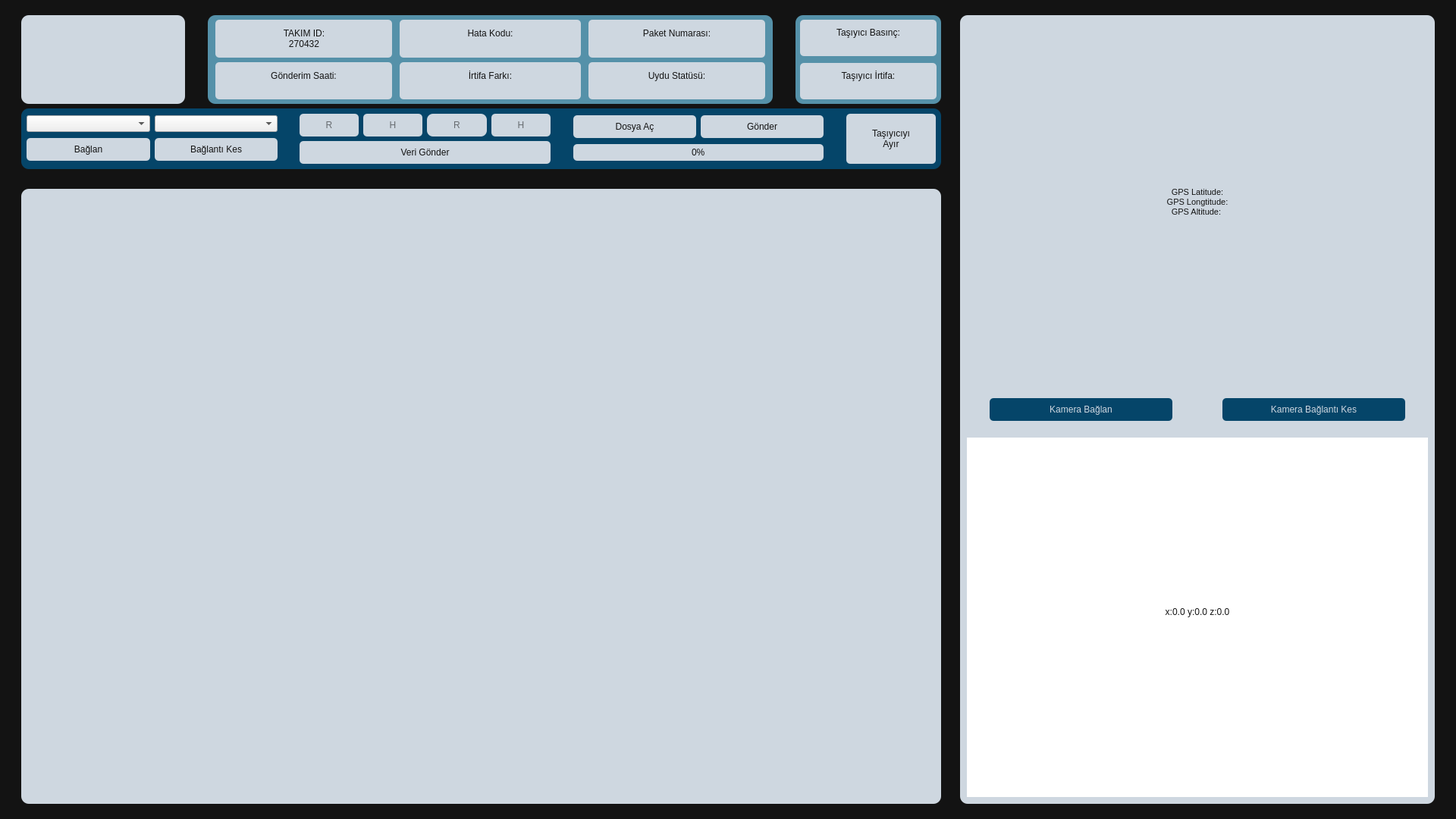
<?xml version="1.0" encoding="UTF-8"?>
<ui version="4.0">
 <class>MainWindow</class>
 <widget class="QMainWindow" name="MainWindow">
  <property name="geometry">
   <rect>
    <x>0</x>
    <y>0</y>
    <width>1920</width>
    <height>1080</height>
   </rect>
  </property>
  <property name="windowTitle">
   <string>MainWindow</string>
  </property>
  <property name="styleSheet">
   <string notr="true"/>
  </property>
  <widget class="QWidget" name="centralwidget">
   <property name="styleSheet">
    <string notr="true">#centralwidget{
background-color: rgb(19, 19, 19);

}

</string>
   </property>
   <layout class="QGridLayout" name="gridLayout_2" rowstretch="1,98,1" columnstretch="1,64,1,33,1" rowminimumheight="0,0,0" columnminimumwidth="0,0,0,0,0">
    <item row="2" column="1">
     <spacer name="verticalSpacer_6">
      <property name="orientation">
       <enum>Qt::Vertical</enum>
      </property>
      <property name="sizeHint" stdset="0">
       <size>
        <width>20</width>
        <height>40</height>
       </size>
      </property>
     </spacer>
    </item>
    <item row="1" column="0">
     <spacer name="horizontalSpacer_6">
      <property name="orientation">
       <enum>Qt::Horizontal</enum>
      </property>
      <property name="sizeHint" stdset="0">
       <size>
        <width>40</width>
        <height>20</height>
       </size>
      </property>
     </spacer>
    </item>
    <item row="1" column="2">
     <spacer name="horizontalSpacer">
      <property name="orientation">
       <enum>Qt::Horizontal</enum>
      </property>
      <property name="sizeHint" stdset="0">
       <size>
        <width>40</width>
        <height>20</height>
       </size>
      </property>
     </spacer>
    </item>
    <item row="1" column="4">
     <spacer name="horizontalSpacer_7">
      <property name="orientation">
       <enum>Qt::Horizontal</enum>
      </property>
      <property name="sizeHint" stdset="0">
       <size>
        <width>40</width>
        <height>20</height>
       </size>
      </property>
     </spacer>
    </item>
    <item row="0" column="1">
     <spacer name="verticalSpacer_5">
      <property name="orientation">
       <enum>Qt::Vertical</enum>
      </property>
      <property name="sizeHint" stdset="0">
       <size>
        <width>20</width>
        <height>40</height>
       </size>
      </property>
     </spacer>
    </item>
    <item row="1" column="3">
     <widget class="QFrame" name="frame_2">
      <property name="styleSheet">
       <string notr="true">#frame_2 {
background-color: rgb(206, 215, 224);
border-radius : 10px;
}</string>
      </property>
      <layout class="QVBoxLayout" name="verticalLayout_2" stretch="30,1,38,1,30">
       <item>
        <layout class="QVBoxLayout" name="verticalGPS" stretch="80,20">
         <item>
          <layout class="QVBoxLayout" name="verticalLayoutGPS"/>
         </item>
         <item>
          <widget class="QLabel" name="labelGPS">
           <property name="font">
            <font>
             <family>MS Shell Dlg 2</family>
             <pointsize>8</pointsize>
            </font>
           </property>
           <property name="styleSheet">
            <string notr="true">color: rgb(19, 19, 19);</string>
           </property>
           <property name="text">
            <string>GPS Latitude:
GPS Longtitude:
GPS Altitude: </string>
           </property>
           <property name="alignment">
            <set>Qt::AlignCenter</set>
           </property>
          </widget>
         </item>
        </layout>
       </item>
       <item>
        <spacer name="verticalSpacer_2">
         <property name="orientation">
          <enum>Qt::Vertical</enum>
         </property>
         <property name="sizeHint" stdset="0">
          <size>
           <width>17</width>
           <height>13</height>
          </size>
         </property>
        </spacer>
       </item>
       <item>
        <layout class="QVBoxLayout" name="verticalLayout_1" stretch="90,10">
         <property name="sizeConstraint">
          <enum>QLayout::SetMaximumSize</enum>
         </property>
         <item>
          <layout class="QVBoxLayout" name="verticalLayout"/>
         </item>
         <item>
          <layout class="QHBoxLayout" name="horizontalLayout_3" stretch="5,40,10,40,5">
           <item>
            <spacer name="horizontalSpacer_10">
             <property name="orientation">
              <enum>Qt::Horizontal</enum>
             </property>
             <property name="sizeHint" stdset="0">
              <size>
               <width>40</width>
               <height>20</height>
              </size>
             </property>
            </spacer>
           </item>
           <item>
            <widget class="QPushButton" name="pushButton">
             <property name="styleSheet">
              <string notr="true">background-color: rgb(5, 69, 105);
color: rgb(206, 215, 224);
min-height: 30px;
min-width: 80px;
border-radius: 5px;</string>
             </property>
             <property name="text">
              <string>Kamera Bağlan</string>
             </property>
            </widget>
           </item>
           <item>
            <spacer name="horizontalSpacer_9">
             <property name="orientation">
              <enum>Qt::Horizontal</enum>
             </property>
             <property name="sizeHint" stdset="0">
              <size>
               <width>40</width>
               <height>20</height>
              </size>
             </property>
            </spacer>
           </item>
           <item>
            <widget class="QPushButton" name="pushButton_2">
             <property name="styleSheet">
              <string notr="true">background-color: rgb(5, 69, 105);
color: rgb(206, 215, 224);
min-height: 30px;
min-width: 80px;
border-radius: 5px;</string>
             </property>
             <property name="text">
              <string>Kamera Bağlantı Kes</string>
             </property>
            </widget>
           </item>
           <item>
            <spacer name="horizontalSpacer_11">
             <property name="orientation">
              <enum>Qt::Horizontal</enum>
             </property>
             <property name="sizeHint" stdset="0">
              <size>
               <width>40</width>
               <height>20</height>
              </size>
             </property>
            </spacer>
           </item>
          </layout>
         </item>
        </layout>
       </item>
       <item>
        <spacer name="verticalSpacer">
         <property name="orientation">
          <enum>Qt::Vertical</enum>
         </property>
         <property name="sizeHint" stdset="0">
          <size>
           <width>17</width>
           <height>13</height>
          </size>
         </property>
        </spacer>
       </item>
       <item>
        <widget class="QFrame" name="verticalFrame">
         <property name="styleSheet">
          <string notr="true">background-color: rgb(255, 255, 255);</string>
         </property>
         <layout class="QVBoxLayout" name="verticalLayoutGyro_5" stretch="85,15">
          <item>
           <layout class="QVBoxLayout" name="verticalLayoutGyro"/>
          </item>
          <item>
           <layout class="QVBoxLayout" name="verticalLayoutLabel">
            <item>
             <widget class="QLabel" name="labelGyro">
              <property name="styleSheet">
               <string notr="true">color: rgb(19, 19, 19);</string>
              </property>
              <property name="text">
               <string>x:0.0	y:0.0	z:0.0
</string>
              </property>
              <property name="alignment">
               <set>Qt::AlignCenter</set>
              </property>
             </widget>
            </item>
           </layout>
          </item>
         </layout>
        </widget>
       </item>
      </layout>
     </widget>
    </item>
    <item row="1" column="1">
     <layout class="QVBoxLayout" name="verticalLayout_4" stretch="18,2,80">
      <item>
       <layout class="QVBoxLayout" name="verticalLayout_5" stretch="50,1,50">
        <item>
         <layout class="QHBoxLayout" name="horizontalLayout" stretch="18,2,62,2,16">
          <item>
           <widget class="QFrame" name="gridFrame">
            <property name="styleSheet">
             <string notr="true">border-radius: 10px;
background-color: rgb(206, 215, 224);
</string>
            </property>
            <layout class="QGridLayout" name="gridLayout" rowstretch="2,96,2" columnstretch="2,96,2">
             <item row="0" column="1">
              <spacer name="verticalSpacer_7">
               <property name="orientation">
                <enum>Qt::Vertical</enum>
               </property>
               <property name="sizeHint" stdset="0">
                <size>
                 <width>20</width>
                 <height>40</height>
                </size>
               </property>
              </spacer>
             </item>
             <item row="2" column="1">
              <spacer name="verticalSpacer_9">
               <property name="orientation">
                <enum>Qt::Vertical</enum>
               </property>
               <property name="sizeHint" stdset="0">
                <size>
                 <width>20</width>
                 <height>40</height>
                </size>
               </property>
              </spacer>
             </item>
             <item row="1" column="0">
              <spacer name="horizontalSpacer_3">
               <property name="orientation">
                <enum>Qt::Horizontal</enum>
               </property>
               <property name="sizeHint" stdset="0">
                <size>
                 <width>40</width>
                 <height>20</height>
                </size>
               </property>
              </spacer>
             </item>
             <item row="1" column="1">
              <widget class="QFrame" name="verticalFrame_2">
               <property name="sizePolicy">
                <sizepolicy hsizetype="Expanding" vsizetype="Preferred">
                 <horstretch>0</horstretch>
                 <verstretch>0</verstretch>
                </sizepolicy>
               </property>
               <property name="styleSheet">
                <string notr="true">border-image: url(:/TeamImuTogay/logo.jpg);
color: rgb(19, 19, 19);
border-radius: 5px;
</string>
               </property>
               <layout class="QVBoxLayout" name="verticalLayout_6">
                <property name="leftMargin">
                 <number>10</number>
                </property>
                <property name="topMargin">
                 <number>10</number>
                </property>
                <property name="rightMargin">
                 <number>10</number>
                </property>
                <property name="bottomMargin">
                 <number>10</number>
                </property>
               </layout>
              </widget>
             </item>
             <item row="1" column="2">
              <spacer name="horizontalSpacer_4">
               <property name="orientation">
                <enum>Qt::Horizontal</enum>
               </property>
               <property name="sizeHint" stdset="0">
                <size>
                 <width>40</width>
                 <height>20</height>
                </size>
               </property>
              </spacer>
             </item>
            </layout>
           </widget>
          </item>
          <item>
           <spacer name="horizontalSpacer_2">
            <property name="orientation">
             <enum>Qt::Horizontal</enum>
            </property>
            <property name="sizeHint" stdset="0">
             <size>
              <width>40</width>
              <height>20</height>
             </size>
            </property>
           </spacer>
          </item>
          <item>
           <widget class="QFrame" name="verticalFrame_3">
            <property name="styleSheet">
             <string notr="true">#verticalFrame_3 {
background-color: rgb(85, 145, 169);
border-radius : 10px;
}</string>
            </property>
            <layout class="QVBoxLayout" name="verticalLayout_7">
             <property name="spacing">
              <number>0</number>
             </property>
             <property name="leftMargin">
              <number>0</number>
             </property>
             <property name="topMargin">
              <number>0</number>
             </property>
             <property name="rightMargin">
              <number>0</number>
             </property>
             <property name="bottomMargin">
              <number>0</number>
             </property>
             <item>
              <layout class="QGridLayout" name="gridLayout_3">
               <item row="1" column="0">
                <layout class="QVBoxLayout" name="verticalLayout_9">
                 <property name="leftMargin">
                  <number>10</number>
                 </property>
                 <property name="topMargin">
                  <number>3</number>
                 </property>
                 <property name="rightMargin">
                  <number>5</number>
                 </property>
                 <property name="bottomMargin">
                  <number>6</number>
                 </property>
                 <item>
                  <widget class="QFrame" name="verticalFrame_31">
                   <property name="styleSheet">
                    <string notr="true">background-color: rgb(206, 215, 224);
color: rgb(19, 19, 19);
border-radius: 5px;</string>
                   </property>
                   <layout class="QVBoxLayout" name="verticalLayout_52">
                    <property name="leftMargin">
                     <number>10</number>
                    </property>
                    <property name="topMargin">
                     <number>10</number>
                    </property>
                    <property name="rightMargin">
                     <number>10</number>
                    </property>
                    <property name="bottomMargin">
                     <number>10</number>
                    </property>
                    <item>
                     <widget class="QLabel" name="labelGondermeSaati">
                      <property name="styleSheet">
                       <string notr="true">color: rgb(19, 19, 19);</string>
                      </property>
                      <property name="frameShadow">
                       <enum>QFrame::Sunken</enum>
                      </property>
                      <property name="text">
                       <string>Gönderim Saati: 
</string>
                      </property>
                      <property name="alignment">
                       <set>Qt::AlignCenter</set>
                      </property>
                     </widget>
                    </item>
                   </layout>
                  </widget>
                 </item>
                </layout>
               </item>
               <item row="0" column="2">
                <layout class="QVBoxLayout" name="verticalLayout_22">
                 <property name="leftMargin">
                  <number>5</number>
                 </property>
                 <property name="topMargin">
                  <number>6</number>
                 </property>
                 <property name="rightMargin">
                  <number>10</number>
                 </property>
                 <property name="bottomMargin">
                  <number>3</number>
                 </property>
                 <item>
                  <widget class="QFrame" name="verticalFrame_34">
                   <property name="styleSheet">
                    <string notr="true">background-color: rgb(206, 215, 224);
color: rgb(19, 19, 19);
border-radius: 5px;</string>
                   </property>
                   <layout class="QVBoxLayout" name="verticalLayout_55">
                    <property name="leftMargin">
                     <number>10</number>
                    </property>
                    <property name="topMargin">
                     <number>10</number>
                    </property>
                    <property name="rightMargin">
                     <number>10</number>
                    </property>
                    <property name="bottomMargin">
                     <number>10</number>
                    </property>
                    <item>
                     <widget class="QLabel" name="labelPaketNumarasi">
                      <property name="styleSheet">
                       <string notr="true">color: rgb(19, 19, 19);</string>
                      </property>
                      <property name="frameShadow">
                       <enum>QFrame::Sunken</enum>
                      </property>
                      <property name="text">
                       <string>Paket Numarası:
</string>
                      </property>
                      <property name="alignment">
                       <set>Qt::AlignCenter</set>
                      </property>
                     </widget>
                    </item>
                   </layout>
                  </widget>
                 </item>
                </layout>
               </item>
               <item row="0" column="1">
                <layout class="QVBoxLayout" name="verticalLayout_23">
                 <property name="spacing">
                  <number>4</number>
                 </property>
                 <property name="leftMargin">
                  <number>5</number>
                 </property>
                 <property name="topMargin">
                  <number>6</number>
                 </property>
                 <property name="rightMargin">
                  <number>5</number>
                 </property>
                 <property name="bottomMargin">
                  <number>3</number>
                 </property>
                 <item>
                  <widget class="QFrame" name="verticalFrame_32">
                   <property name="styleSheet">
                    <string notr="true">background-color: rgb(206, 215, 224);
color: rgb(19, 19, 19);
border-radius: 5px;</string>
                   </property>
                   <layout class="QVBoxLayout" name="verticalLayout_53">
                    <property name="leftMargin">
                     <number>10</number>
                    </property>
                    <property name="topMargin">
                     <number>10</number>
                    </property>
                    <property name="rightMargin">
                     <number>10</number>
                    </property>
                    <property name="bottomMargin">
                     <number>10</number>
                    </property>
                    <item>
                     <widget class="QLabel" name="labelHataKodu">
                      <property name="text">
                       <string>Hata Kodu:
</string>
                      </property>
                      <property name="alignment">
                       <set>Qt::AlignCenter</set>
                      </property>
                     </widget>
                    </item>
                   </layout>
                  </widget>
                 </item>
                </layout>
               </item>
               <item row="1" column="2">
                <layout class="QVBoxLayout" name="verticalLayout_57">
                 <property name="leftMargin">
                  <number>5</number>
                 </property>
                 <property name="topMargin">
                  <number>3</number>
                 </property>
                 <property name="rightMargin">
                  <number>10</number>
                 </property>
                 <property name="bottomMargin">
                  <number>6</number>
                 </property>
                 <item>
                  <widget class="QFrame" name="verticalFrame_35">
                   <property name="styleSheet">
                    <string notr="true">background-color: rgb(206, 215, 224);
color: rgb(19, 19, 19);
border-radius: 5px;
</string>
                   </property>
                   <layout class="QVBoxLayout" name="verticalLayout_56">
                    <property name="leftMargin">
                     <number>10</number>
                    </property>
                    <property name="topMargin">
                     <number>10</number>
                    </property>
                    <property name="rightMargin">
                     <number>10</number>
                    </property>
                    <property name="bottomMargin">
                     <number>10</number>
                    </property>
                    <item>
                     <widget class="QLabel" name="labelUyduStatusu">
                      <property name="text">
                       <string>Uydu Statüsü:
</string>
                      </property>
                      <property name="alignment">
                       <set>Qt::AlignCenter</set>
                      </property>
                     </widget>
                    </item>
                   </layout>
                  </widget>
                 </item>
                </layout>
               </item>
               <item row="0" column="0">
                <layout class="QVBoxLayout" name="verticalLayout_58">
                 <property name="spacing">
                  <number>4</number>
                 </property>
                 <property name="leftMargin">
                  <number>10</number>
                 </property>
                 <property name="topMargin">
                  <number>6</number>
                 </property>
                 <property name="rightMargin">
                  <number>5</number>
                 </property>
                 <property name="bottomMargin">
                  <number>3</number>
                 </property>
                 <item>
                  <widget class="QFrame" name="verticalFrame_8">
                   <property name="styleSheet">
                    <string notr="true">background-color: rgb(206, 215, 224);
color: rgb(19, 19, 19);
border-radius: 5px;</string>
                   </property>
                   <layout class="QVBoxLayout" name="verticalLayout_51">
                    <property name="leftMargin">
                     <number>10</number>
                    </property>
                    <item>
                     <widget class="QLabel" name="labelTakmID">
                      <property name="maximumSize">
                       <size>
                        <width>16777215</width>
                        <height>16777213</height>
                       </size>
                      </property>
                      <property name="styleSheet">
                       <string notr="true">color: rgb(19, 19, 19);</string>
                      </property>
                      <property name="text">
                       <string>TAKIM ID:
270432</string>
                      </property>
                      <property name="alignment">
                       <set>Qt::AlignCenter</set>
                      </property>
                     </widget>
                    </item>
                   </layout>
                  </widget>
                 </item>
                </layout>
               </item>
               <item row="1" column="1">
                <layout class="QVBoxLayout" name="verticalLayout_59">
                 <property name="leftMargin">
                  <number>5</number>
                 </property>
                 <property name="topMargin">
                  <number>3</number>
                 </property>
                 <property name="rightMargin">
                  <number>5</number>
                 </property>
                 <property name="bottomMargin">
                  <number>6</number>
                 </property>
                 <item>
                  <widget class="QFrame" name="verticalFrame_33">
                   <property name="styleSheet">
                    <string notr="true">background-color: rgb(206, 215, 224);
color: rgb(19, 19, 19);
border-radius: 5px;</string>
                   </property>
                   <layout class="QVBoxLayout" name="verticalLayout_54">
                    <property name="leftMargin">
                     <number>10</number>
                    </property>
                    <property name="topMargin">
                     <number>10</number>
                    </property>
                    <property name="rightMargin">
                     <number>10</number>
                    </property>
                    <property name="bottomMargin">
                     <number>10</number>
                    </property>
                    <item>
                     <widget class="QLabel" name="labelIrtifaFarki">
                      <property name="text">
                       <string>İrtifa Farkı:
</string>
                      </property>
                      <property name="alignment">
                       <set>Qt::AlignCenter</set>
                      </property>
                     </widget>
                    </item>
                   </layout>
                  </widget>
                 </item>
                </layout>
               </item>
              </layout>
             </item>
            </layout>
           </widget>
          </item>
          <item>
           <spacer name="horizontalSpacer_5">
            <property name="orientation">
             <enum>Qt::Horizontal</enum>
            </property>
            <property name="sizeHint" stdset="0">
             <size>
              <width>40</width>
              <height>20</height>
             </size>
            </property>
           </spacer>
          </item>
          <item>
           <widget class="QFrame" name="verticalFrame_4">
            <property name="styleSheet">
             <string notr="true">#verticalFrame_4 {
background-color: rgb(85, 145, 169);
border-radius : 10px;
}</string>
            </property>
            <layout class="QVBoxLayout" name="verticalLayout_8" stretch="6,41,6,41,6">
             <property name="leftMargin">
              <number>0</number>
             </property>
             <property name="topMargin">
              <number>0</number>
             </property>
             <property name="rightMargin">
              <number>0</number>
             </property>
             <property name="bottomMargin">
              <number>0</number>
             </property>
             <item>
              <spacer name="verticalSpacer_10">
               <property name="orientation">
                <enum>Qt::Vertical</enum>
               </property>
               <property name="sizeHint" stdset="0">
                <size>
                 <width>20</width>
                 <height>40</height>
                </size>
               </property>
              </spacer>
             </item>
             <item>
              <layout class="QVBoxLayout" name="verticalLayout_10">
               <property name="leftMargin">
                <number>6</number>
               </property>
               <property name="topMargin">
                <number>6</number>
               </property>
               <property name="rightMargin">
                <number>6</number>
               </property>
               <property name="bottomMargin">
                <number>3</number>
               </property>
               <item>
                <widget class="QFrame" name="verticalFrame_36">
                 <property name="styleSheet">
                  <string notr="true">background-color: rgb(206, 215, 224);
color: rgb(19, 19, 19);
border-radius: 5px;</string>
                 </property>
                 <layout class="QVBoxLayout" name="verticalLayout_60">
                  <property name="leftMargin">
                   <number>10</number>
                  </property>
                  <property name="topMargin">
                   <number>10</number>
                  </property>
                  <property name="rightMargin">
                   <number>10</number>
                  </property>
                  <property name="bottomMargin">
                   <number>10</number>
                  </property>
                  <item>
                   <widget class="QLabel" name="labelTasiyicibasinc">
                    <property name="styleSheet">
                     <string notr="true">color: rgb(19, 19, 19);</string>
                    </property>
                    <property name="frameShadow">
                     <enum>QFrame::Sunken</enum>
                    </property>
                    <property name="text">
                     <string>Taşıyıcı Basınç: 
</string>
                    </property>
                    <property name="alignment">
                     <set>Qt::AlignCenter</set>
                    </property>
                   </widget>
                  </item>
                 </layout>
                </widget>
               </item>
              </layout>
             </item>
             <item>
              <spacer name="verticalSpacer_11">
               <property name="orientation">
                <enum>Qt::Vertical</enum>
               </property>
               <property name="sizeHint" stdset="0">
                <size>
                 <width>20</width>
                 <height>40</height>
                </size>
               </property>
              </spacer>
             </item>
             <item>
              <layout class="QVBoxLayout" name="verticalLayout_24">
               <property name="leftMargin">
                <number>6</number>
               </property>
               <property name="topMargin">
                <number>0</number>
               </property>
               <property name="rightMargin">
                <number>6</number>
               </property>
               <property name="bottomMargin">
                <number>6</number>
               </property>
               <item>
                <widget class="QFrame" name="verticalFrame_37">
                 <property name="styleSheet">
                  <string notr="true">background-color: rgb(206, 215, 224);
color: rgb(19, 19, 19);
border-radius: 5px;</string>
                 </property>
                 <layout class="QVBoxLayout" name="verticalLayout_61">
                  <property name="leftMargin">
                   <number>10</number>
                  </property>
                  <property name="topMargin">
                   <number>10</number>
                  </property>
                  <property name="rightMargin">
                   <number>10</number>
                  </property>
                  <property name="bottomMargin">
                   <number>10</number>
                  </property>
                  <item>
                   <widget class="QLabel" name="labelTasiyciYukseklik">
                    <property name="styleSheet">
                     <string notr="true">color: rgb(19, 19, 19);</string>
                    </property>
                    <property name="frameShadow">
                     <enum>QFrame::Sunken</enum>
                    </property>
                    <property name="text">
                     <string>Taşıyıcı İrtifa: 
</string>
                    </property>
                    <property name="alignment">
                     <set>Qt::AlignCenter</set>
                    </property>
                   </widget>
                  </item>
                 </layout>
                </widget>
               </item>
              </layout>
             </item>
             <item>
              <spacer name="verticalSpacer_12">
               <property name="orientation">
                <enum>Qt::Vertical</enum>
               </property>
               <property name="sizeHint" stdset="0">
                <size>
                 <width>20</width>
                 <height>40</height>
                </size>
               </property>
              </spacer>
             </item>
            </layout>
           </widget>
          </item>
         </layout>
        </item>
        <item>
         <spacer name="verticalSpacer_13">
          <property name="orientation">
           <enum>Qt::Vertical</enum>
          </property>
          <property name="sizeHint" stdset="0">
           <size>
            <width>20</width>
            <height>40</height>
           </size>
          </property>
         </spacer>
        </item>
        <item>
         <layout class="QHBoxLayout" name="horizontalLayout_2">
          <item>
           <widget class="QFrame" name="horizontalframe_2">
            <property name="styleSheet">
             <string notr="true">#horizontalframe_2 { 
border-radius: 10px;
background-color: rgb(5, 69, 105);
}</string>
            </property>
            <layout class="QHBoxLayout" name="horizontalLayout_28" stretch="0">
             <property name="leftMargin">
              <number>7</number>
             </property>
             <property name="topMargin">
              <number>7</number>
             </property>
             <property name="rightMargin">
              <number>7</number>
             </property>
             <property name="bottomMargin">
              <number>7</number>
             </property>
             <item>
              <layout class="QHBoxLayout" name="horizontalLayout_29" stretch="28,2,28,2,28,2,10">
               <item>
                <layout class="QVBoxLayout" name="verticalLayout_20">
                 <item>
                  <layout class="QHBoxLayout" name="horizontalLayout_30">
                   <item>
                    <widget class="QComboBox" name="comboBoxPort">
                     <property name="sizePolicy">
                      <sizepolicy hsizetype="MinimumExpanding" vsizetype="Fixed">
                       <horstretch>0</horstretch>
                       <verstretch>0</verstretch>
                      </sizepolicy>
                     </property>
                     <property name="font">
                      <font>
                       <family>Segoe UI</family>
                      </font>
                     </property>
                     <property name="styleSheet">
                      <string notr="true">border-radius: 5px;
min-height: 30px;
background-color: rgb(206, 215, 224);
QComboBox::item {
background-color: rgb(206, 215, 224);
	color: rgb(19, 19, 19);
}</string>
                     </property>
                    </widget>
                   </item>
                   <item>
                    <widget class="QComboBox" name="comboBoxBaudRate">
                     <property name="sizePolicy">
                      <sizepolicy hsizetype="MinimumExpanding" vsizetype="Fixed">
                       <horstretch>0</horstretch>
                       <verstretch>0</verstretch>
                      </sizepolicy>
                     </property>
                     <property name="font">
                      <font>
                       <family>Segoe UI</family>
                      </font>
                     </property>
                     <property name="styleSheet">
                      <string notr="true">border-radius: 5px;
min-height: 30px;
background-color: rgb(206, 215, 224);
QComboBox::item {
background-color: rgb(206, 215, 224);
color: rgb(19, 19, 19);
}</string>
                     </property>
                    </widget>
                   </item>
                  </layout>
                 </item>
                 <item>
                  <layout class="QHBoxLayout" name="horizontalLayout_31">
                   <item>
                    <widget class="QPushButton" name="pushButtonConnect">
                     <property name="sizePolicy">
                      <sizepolicy hsizetype="MinimumExpanding" vsizetype="Fixed">
                       <horstretch>0</horstretch>
                       <verstretch>0</verstretch>
                      </sizepolicy>
                     </property>
                     <property name="font">
                      <font>
                       <family>Segoe UI</family>
                      </font>
                     </property>
                     <property name="styleSheet">
                      <string notr="true">background-color: rgb(206, 215, 224);
border-radius: 5px;
color: rgb(19, 19, 19);
min-height: 30px;</string>
                     </property>
                     <property name="text">
                      <string>Bağlan</string>
                     </property>
                    </widget>
                   </item>
                   <item>
                    <widget class="QPushButton" name="pushButtonDisconnect">
                     <property name="sizePolicy">
                      <sizepolicy hsizetype="MinimumExpanding" vsizetype="Fixed">
                       <horstretch>0</horstretch>
                       <verstretch>0</verstretch>
                      </sizepolicy>
                     </property>
                     <property name="font">
                      <font>
                       <family>Segoe UI</family>
                      </font>
                     </property>
                     <property name="styleSheet">
                      <string notr="true">background-color: rgb(206, 215, 224);
color: rgb(19, 19, 19);
border-radius: 5px;
min-height: 30px;</string>
                     </property>
                     <property name="text">
                      <string>Bağlantı Kes</string>
                     </property>
                    </widget>
                   </item>
                  </layout>
                 </item>
                </layout>
               </item>
               <item>
                <spacer name="horizontalSpacer_16">
                 <property name="orientation">
                  <enum>Qt::Horizontal</enum>
                 </property>
                 <property name="sizeHint" stdset="0">
                  <size>
                   <width>40</width>
                   <height>20</height>
                  </size>
                 </property>
                </spacer>
               </item>
               <item>
                <layout class="QVBoxLayout" name="verticalLayout_21">
                 <item>
                  <layout class="QHBoxLayout" name="horizontalLayout_32">
                   <item>
                    <widget class="QLineEdit" name="lineEdit_17">
                     <property name="styleSheet">
                      <string notr="true">background-color: rgb(206, 215, 224);
min-height: 30px;
border-radius: 5px;</string>
                     </property>
                     <property name="alignment">
                      <set>Qt::AlignCenter</set>
                     </property>
                     <property name="placeholderText">
                      <string>R</string>
                     </property>
                    </widget>
                   </item>
                   <item>
                    <widget class="QLineEdit" name="lineEdit_18">
                     <property name="styleSheet">
                      <string notr="true">background-color: rgb(206, 215, 224);
min-height: 30px;
border-radius: 5px;</string>
                     </property>
                     <property name="alignment">
                      <set>Qt::AlignCenter</set>
                     </property>
                     <property name="placeholderText">
                      <string>H</string>
                     </property>
                    </widget>
                   </item>
                   <item>
                    <widget class="QLineEdit" name="lineEdit_19">
                     <property name="styleSheet">
                      <string notr="true">background-color: rgb(206, 215, 224);
min-height: 30px;
border-radius: 8px;</string>
                     </property>
                     <property name="alignment">
                      <set>Qt::AlignCenter</set>
                     </property>
                     <property name="placeholderText">
                      <string>R</string>
                     </property>
                    </widget>
                   </item>
                   <item>
                    <widget class="QLineEdit" name="lineEdit_20">
                     <property name="styleSheet">
                      <string notr="true">background-color: rgb(206, 215, 224);
min-height: 30px;
border-radius: 5px;</string>
                     </property>
                     <property name="alignment">
                      <set>Qt::AlignCenter</set>
                     </property>
                     <property name="placeholderText">
                      <string>H</string>
                     </property>
                    </widget>
                   </item>
                  </layout>
                 </item>
                 <item>
                  <layout class="QHBoxLayout" name="horizontalLayout_33">
                   <item>
                    <widget class="QPushButton" name="pushButton_9">
                     <property name="styleSheet">
                      <string notr="true">background-color: rgb(206, 215, 224);
color: rgb(19, 19, 19);
min-height: 30px;
min-width: 80px;
border-radius: 5px;</string>
                     </property>
                     <property name="text">
                      <string>Veri Gönder</string>
                     </property>
                    </widget>
                   </item>
                  </layout>
                 </item>
                </layout>
               </item>
               <item>
                <spacer name="horizontalSpacer_17">
                 <property name="orientation">
                  <enum>Qt::Horizontal</enum>
                 </property>
                 <property name="sizeHint" stdset="0">
                  <size>
                   <width>40</width>
                   <height>20</height>
                  </size>
                 </property>
                </spacer>
               </item>
               <item>
                <layout class="QVBoxLayout" name="verticalLayoutFile_6">
                 <item>
                  <layout class="QHBoxLayout" name="horizontalLayout_34" stretch="50,50">
                   <item>
                    <widget class="QPushButton" name="pushButtonFileOpen">
                     <property name="styleSheet">
                      <string notr="true">background-color: rgb(206, 215, 224);
color: rgb(19, 19, 19);
min-height: 30px;
min-width: 80px;
border-radius: 5px;</string>
                     </property>
                     <property name="text">
                      <string>Dosya Aç</string>
                     </property>
                    </widget>
                   </item>
                   <item>
                    <widget class="QPushButton" name="pushButtonSendVideo">
                     <property name="styleSheet">
                      <string notr="true">background-color: rgb(206, 215, 224);
color: rgb(19, 19, 19);
min-height: 30px;
min-width: 80px;
border-radius: 5px;</string>
                     </property>
                     <property name="text">
                      <string>Gönder</string>
                     </property>
                    </widget>
                   </item>
                  </layout>
                 </item>
                 <item>
                  <widget class="QProgressBar" name="progressBar">
                   <property name="styleSheet">
                    <string notr="true">QProgressBar { 
color: rgb(19, 19, 19);
border-radius: 5px;
text-align: center;
background-color: rgb(206, 215, 224);
}
QProgressBar::chunk {
background-color: rgb(5, 69, 105);
border-radius: 5px;
}</string>
                   </property>
                   <property name="value">
                    <number>0</number>
                   </property>
                  </widget>
                 </item>
                </layout>
               </item>
               <item>
                <spacer name="horizontalSpacer_8">
                 <property name="orientation">
                  <enum>Qt::Horizontal</enum>
                 </property>
                 <property name="sizeHint" stdset="0">
                  <size>
                   <width>40</width>
                   <height>20</height>
                  </size>
                 </property>
                </spacer>
               </item>
               <item>
                <widget class="QFrame" name="frame5_5">
                 <property name="styleSheet">
                  <string notr="true">background-color: rgb(206, 215, 224);
border-radius:5px;</string>
                 </property>
                 <layout class="QVBoxLayout" name="verticalLayout_27">
                  <property name="leftMargin">
                   <number>13</number>
                  </property>
                  <property name="topMargin">
                   <number>13</number>
                  </property>
                  <property name="rightMargin">
                   <number>13</number>
                  </property>
                  <property name="bottomMargin">
                   <number>13</number>
                  </property>
                  <item>
                   <widget class="QPushButton" name="pushButton_10">
                    <property name="styleSheet">
                     <string notr="true">background-color: rgb(206, 215, 224);
color: rgb(19, 19, 19);
min-height: 30px;
min-width: 80px;
border-radius: 5px;</string>
                    </property>
                    <property name="text">
                     <string>Taşıyıcıyı
Ayır</string>
                    </property>
                   </widget>
                  </item>
                 </layout>
                </widget>
               </item>
              </layout>
             </item>
            </layout>
           </widget>
          </item>
         </layout>
        </item>
       </layout>
      </item>
      <item>
       <spacer name="verticalSpacer_3">
        <property name="orientation">
         <enum>Qt::Vertical</enum>
        </property>
        <property name="sizeHint" stdset="0">
         <size>
          <width>20</width>
          <height>40</height>
         </size>
        </property>
       </spacer>
      </item>
      <item>
       <widget class="QFrame" name="verticalFrame">
        <property name="styleSheet">
         <string notr="true">background-color: rgb(206, 215, 224);
border-radius: 10px;</string>
        </property>
        <layout class="QVBoxLayout" name="verticalLayout_3" stretch="34,1,34,1,30">
         <item>
          <layout class="QHBoxLayout" name="horizontalLayoutGraph"/>
         </item>
         <item>
          <spacer name="verticalSpacer_8">
           <property name="orientation">
            <enum>Qt::Vertical</enum>
           </property>
           <property name="sizeHint" stdset="0">
            <size>
             <width>20</width>
             <height>40</height>
            </size>
           </property>
          </spacer>
         </item>
         <item>
          <layout class="QHBoxLayout" name="horizontalLayoutGraph1"/>
         </item>
         <item>
          <spacer name="verticalSpacer_4">
           <property name="orientation">
            <enum>Qt::Vertical</enum>
           </property>
           <property name="sizeHint" stdset="0">
            <size>
             <width>20</width>
             <height>40</height>
            </size>
           </property>
          </spacer>
         </item>
         <item>
          <layout class="QVBoxLayout" name="verticalLayoutTable"/>
         </item>
        </layout>
       </widget>
      </item>
     </layout>
    </item>
   </layout>
  </widget>
 </widget>
 <resources>
  <include location="logo.qrc"/>
 </resources>
 <connections/>
</ui>
